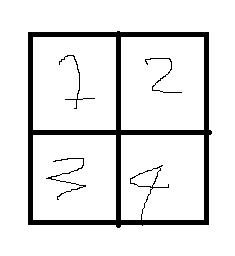
#> input picture test1.png, 235 x 256 px; its folder holds only this picture in this run
$ python parsecing_model.py
#> lines starting #> are read from the running program, lines starting #| are printed output that depends on the picture; after the words box and inside, x2 and y2 are one past the last pixel; in counts of white or black regions, pixels touching at a corner belong together
import cv2
import numpy as np
from pathlib import Path

MIN_BLACK_RATIO = 0.005

def grid_extract(image_path, output_dir, debug=False):
#> called with image_path = 'test1.png', output_dir = 'result_test1', debug = True
    Path(output_dir).mkdir(parents=True, exist_ok=True)
    try:
        img_array = np.fromfile(image_path, np.uint8)
        img = cv2.imdecode(img_array, cv2.IMREAD_COLOR)
#> img is the input picture: shape (256, 235, 3); 90.1% white; 4 black regions, box (x1, y1, x2, y2) and area: (28, 31, 212, 228) 5562, (46, 158, 86, 200) 164, (59, 55, 95, 109) 115, (145, 58, 182, 93) 110
    except Exception:
        img = None

    if img is None:
        return 0

    grid_count = extract_by_grid_lines(img, output_dir, debug)

    return grid_count


def get_black_ratio(img_roi):
    if img_roi is None or img_roi.size == 0:
        return 0.0

    if len(img_roi.shape) == 3:
        gray = cv2.cvtColor(img_roi, cv2.COLOR_BGR2GRAY)
    else:
        gray = img_roi

    _, binary = cv2.threshold(gray, 200, 255, cv2.THRESH_BINARY)

    black_pixels = np.sum(binary == 0)
    total_pixels = binary.size

    return black_pixels / total_pixels

def cluster_lines(lines, threshold=15):
    if not lines: return []
    lines.sort()
    clusters = [[lines[0]]]
    for line in lines[1:]:
        if line - clusters[-1][-1] <= threshold:
            clusters[-1].append(line)
        else:
            clusters.append([line])
    return [int(sum(c)/len(c)) for c in clusters]

def extract_by_grid_lines(img, output_dir, debug=False):
#> called with output_dir = 'result_test1', debug = True
    height, width = img.shape[:2]
#> height = 256; width = 235
    edges = cv2.Canny(img, 50, 150, apertureSize=3)
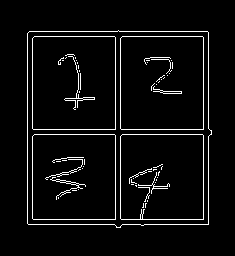
#> edges: shape (256, 235); 4.9% white in thin lines or dots, all inside (x1, y1, x2, y2) = (27, 30, 212, 228)
    lines = cv2.HoughLinesP(edges, 1, np.pi/180, threshold=80,
                            minLineLength=min(width, height)//5, maxLineGap=20)
#> lines = [[27, 129, 209, 129], [208, 224, 208, 32], [115, 225, 115, 31], [32, 224, 32, 31], [203, 224, 203, 31], [120, 227, 120, 31], [27, 223, 27, 33], [29, 31, 207, 31], [34, 36, 202, 36], [34, 134, 211, 134], [28, 224, 207, 224], [33, 219, 202, 219]]

    h_lines = []
    v_lines = []

    for line in lines:
        x1, y1, x2, y2 = line[0]
        angle = abs(np.arctan2(y2 - y1, x2 - x1) * 180 / np.pi)

        if angle < 10 or angle > 170: h_lines.append((y1 + y2) // 2)
        elif 80 < angle < 100: v_lines.append((x1 + x2) // 2)
#> this loop made 12 passes
#> (x1, y1, x2, y2, angle) on passes 1 to 12: (27, 129, 209, 129, 0), (208, 224, 208, 32, 90), (115, 225, 115, 31, 90), (32, 224, 32, 31, 90), (203, 224, 203, 31, 90), (120, 227, 120, 31, 90), (27, 223, 27, 33, 90), (29, 31, 207, 31, 0), (34, 36, 202, 36, 0), (34, 134, 211, 134, 0), (28, 224, 207, 224, 0), (33, 219, 202, 219, 0)
#> after the loop, h_lines = [129, 31, 36, 134, 224, 219]; v_lines = [208, 115, 32, 203, 120, 27]

    h_lines = cluster_lines(h_lines, threshold=15)
#> in cluster_lines, `clusters = [[lines[0]]]`: clusters = [[31]]
#> the loop in cluster_lines, `for line in lines[1:]:` made 5 passes
#> line on passes 1 to 5: 36, 129, 134, 219, 224
#> after the loop in cluster_lines, `for line in lines[1:]:`: clusters = [[31, 36], [129, 134], [219, 224]]
#> h_lines = [33, 131, 221]
    v_lines = cluster_lines(v_lines, threshold=15)
#> the loop in cluster_lines (call 2), `for line in lines[1:]:` made 5 passes
#> line on passes 1 to 5: 32, 115, 120, 203, 208
#> v_lines = [29, 117, 205]

    if len(h_lines) < 2 or len(v_lines) < 2:
        return 0

    if 0 not in h_lines: h_lines.insert(0, 0)
    if height not in h_lines: h_lines.append(height)
    if 0 not in v_lines: v_lines.insert(0, 0)
    if width not in v_lines: v_lines.append(width)

    h_lines.sort()
    v_lines.sort()


    if debug:
        debug_img = img.copy()
        for y in h_lines: cv2.line(debug_img, (0, y), (width, y), (0, 255, 0), 2)
#> this loop made 5 passes
#> y on passes 2 to 5: 33, 131, 221, 256
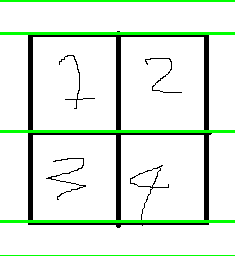
#> debug_img: shape (256, 235, 3); 4.69% of pixels changed, all inside (x1, y1, x2, y2) = (0, 0, 235, 256)
        for x in v_lines: cv2.line(debug_img, (x, 0), (x, height), (255, 0, 0), 2)
#> this loop made 5 passes
#> x on passes 2 to 5: 29, 117, 205, 235
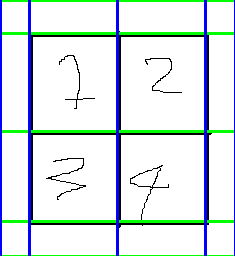
#> debug_img: shape (256, 235, 3); 5.11% of pixels changed, all inside (x1, y1, x2, y2) = (0, 0, 235, 256)
        cv2.imwrite(f"{output_dir}/debug_grid_lines.png", debug_img)

    count = 0
    for i in range(len(h_lines) - 1):
        for j in range(len(v_lines) - 1):
            y1, y2 = h_lines[i], h_lines[i+1]
            x1, x2 = v_lines[j], v_lines[j+1]

            if (y2-y1) < 20 or (x2-x1) < 20: continue

            margin = 5
            roi = img[y1+margin:y2-margin, x1+margin:x2-margin]

            ratio = get_black_ratio(roi)

            if ratio >= MIN_BLACK_RATIO:
                output_path = f"{output_dir}/grid_{count:02d}.png"
                cv2.imwrite(output_path, roi)
                count += 1
#> this loop made 4 passes
#> pass 2, in get_black_ratio (call 6), `gray = cv2.cvtColor(img_roi, cv2.COLOR_BGR2GRAY)`:
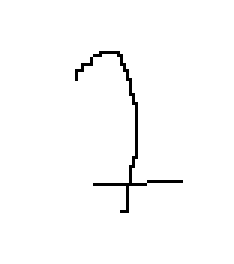
#> gray: shape (88, 78) (shown 3 times larger); 98.3% white; black in thin lines or dots, all inside (x1, y1, x2, y2) = (25, 17, 61, 71)
#> after the loop: roi: shape (25, 20, 3); every value is 255
#> after the loop, count = 4

    return count

if __name__ == "__main__":
    for i in range(0, 10):
        f = f"test{i+1}.png"

        try:
            output = f"result_{f.split('.')[0]}"
            grid_extract(f, output_dir=output, debug=True)
        except Exception as e:
            print(f"[{f}] 처리 제외: {e}\n")
